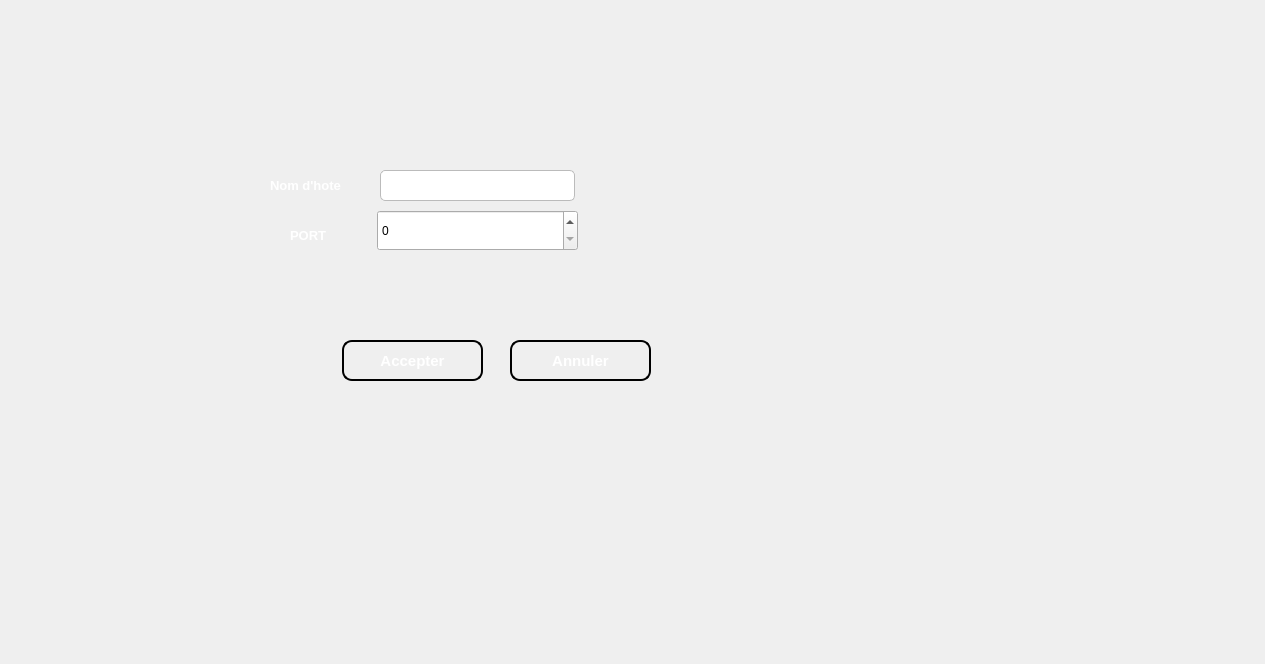
<?xml version="1.0" encoding="UTF-8"?>
<ui version="4.0">
 <class>dumesengerconnectiondialog</class>
 <widget class="QDialog" name="dumesengerconnectiondialog">
  <property name="geometry">
   <rect>
    <x>0</x>
    <y>0</y>
    <width>1265</width>
    <height>664</height>
   </rect>
  </property>
  <property name="windowTitle">
   <string>Dialog</string>
  </property>
  <property name="styleSheet">
   <string notr="true"/>
  </property>
  <widget class="QSpinBox" name="port">
   <property name="geometry">
    <rect>
     <x>377</x>
     <y>210</y>
     <width>201</width>
     <height>41</height>
    </rect>
   </property>
   <property name="styleSheet">
    <string notr="true">QLineEdit {
    background-color: #FFFFFF;
    border: 1px solid #BBBBBB;
    border-radius: 5px;
    padding: 3px;
    font-size: 15px;
    font-family: &quot;Arial&quot;;
}

QLineEdit:focus {
    border: 2px solid #0000FF;
    background-color: #F0F0F0;
}</string>
   </property>
   <property name="maximum">
    <number>999999999</number>
   </property>
  </widget>
  <widget class="QLineEdit" name="hostname">
   <property name="geometry">
    <rect>
     <x>380</x>
     <y>170</y>
     <width>195</width>
     <height>31</height>
    </rect>
   </property>
   <property name="styleSheet">
    <string notr="true">QLineEdit {
    background-color: #FFFFFF;
    border: 1px solid #BBBBBB;
    border-radius: 5px;
    padding: 3px;
    font-size: 15px;
    font-family: &quot;Arial&quot;;
}

QLineEdit:focus {
    border: 2px solid #0000FF;
    background-color: #F0F0F0;
}</string>
   </property>
  </widget>
  <widget class="QPushButton" name="ok">
   <property name="geometry">
    <rect>
     <x>342</x>
     <y>340</y>
     <width>141</width>
     <height>41</height>
    </rect>
   </property>
   <property name="styleSheet">
    <string notr="true">QPushButton {
    background: qlineargradient(x1: 0, y1: 0, x2: 0, y2: 1,
                                stop: 0 #1c3087, stop: 1 #1c3087);
    border: 2px solid #000000;
    border-radius: 10px;
    padding: 10px;
    color: white;
    font-size: 15px;
    font-weight: bold;
    text-align: center;
}

QPushButton:hover {
    background: qlineargradient(x1: 0, y1: 0, x2: 0, y2: 1,
                                stop: 0 #bd9a06, stop: 1 #deb60d);
    cursor: pointer;
    box-shadow: 0px 0px 5px #004040;
}

QPushButton:pressed {
    background: qlineargradient(x1: 0, y1: 0, x2: 0, y2: 1,
                                stop: 0 #004080, stop: 1 #002040);
}</string>
   </property>
   <property name="text">
    <string>Accepter</string>
   </property>
   <property name="icon">
    <iconset>
     <normaloff>../image QT/emblemdefault_103756.png</normaloff>../image QT/emblemdefault_103756.png</iconset>
   </property>
   <property name="iconSize">
    <size>
     <width>30</width>
     <height>25</height>
    </size>
   </property>
  </widget>
  <widget class="QPushButton" name="cancel">
   <property name="geometry">
    <rect>
     <x>510</x>
     <y>340</y>
     <width>141</width>
     <height>41</height>
    </rect>
   </property>
   <property name="styleSheet">
    <string notr="true">QPushButton {
    background: qlineargradient(x1: 0, y1: 0, x2: 0, y2: 1,
                                stop: 0 #1c3087, stop: 1 #1c3087);
    border: 2px solid #000000;
    border-radius: 10px;
    padding: 10px;
    color: white;
    font-size: 15px;
    font-weight: bold;
    text-align: center;
}

QPushButton:hover {
    background: qlineargradient(x1: 0, y1: 0, x2: 0, y2: 1,
                                stop: 0 #bd9a06, stop: 1 #deb60d);
    cursor: pointer;
    box-shadow: 0px 0px 5px #004040;
}

QPushButton:pressed {
    background: qlineargradient(x1: 0, y1: 0, x2: 0, y2: 1,
                                stop: 0 #004080, stop: 1 #002040);
}</string>
   </property>
   <property name="text">
    <string>Annuler</string>
   </property>
   <property name="icon">
    <iconset>
     <normaloff>../image QT/6467134.png</normaloff>../image QT/6467134.png</iconset>
   </property>
   <property name="iconSize">
    <size>
     <width>30</width>
     <height>25</height>
    </size>
   </property>
  </widget>
  <widget class="QLabel" name="label">
   <property name="geometry">
    <rect>
     <x>0</x>
     <y>0</y>
     <width>1261</width>
     <height>661</height>
    </rect>
   </property>
   <property name="text">
    <string/>
   </property>
   <property name="pixmap">
    <pixmap>../image QT/Screenshot_1.png</pixmap>
   </property>
  </widget>
  <widget class="QLabel" name="label_32">
   <property name="geometry">
    <rect>
     <x>270</x>
     <y>170</y>
     <width>111</width>
     <height>31</height>
    </rect>
   </property>
   <property name="styleSheet">
    <string notr="true">background-color:rgba(0,0,0,0);
color: rgb(255, 255, 255);
border-color:rgba(0,0,0,0);</string>
   </property>
   <property name="text">
    <string>&lt;html&gt;&lt;head/&gt;&lt;body&gt;&lt;p&gt;&lt;span style=&quot; font-size:10pt; font-weight:600;&quot;&gt;Nom d'hote&lt;/span&gt;&lt;/p&gt;&lt;/body&gt;&lt;/html&gt;</string>
   </property>
  </widget>
  <widget class="QLabel" name="label_33">
   <property name="geometry">
    <rect>
     <x>290</x>
     <y>220</y>
     <width>51</width>
     <height>31</height>
    </rect>
   </property>
   <property name="styleSheet">
    <string notr="true">background-color:rgba(0,0,0,0);
color: rgb(255, 255, 255);
border-color:rgba(0,0,0,0);</string>
   </property>
   <property name="text">
    <string>&lt;html&gt;&lt;head/&gt;&lt;body&gt;&lt;p&gt;&lt;span style=&quot; font-size:10pt; font-weight:600;&quot;&gt;PORT&lt;/span&gt;&lt;/p&gt;&lt;/body&gt;&lt;/html&gt;</string>
   </property>
  </widget>
  <zorder>label</zorder>
  <zorder>port</zorder>
  <zorder>hostname</zorder>
  <zorder>ok</zorder>
  <zorder>cancel</zorder>
  <zorder>label_32</zorder>
  <zorder>label_33</zorder>
 </widget>
 <resources/>
 <connections/>
</ui>
